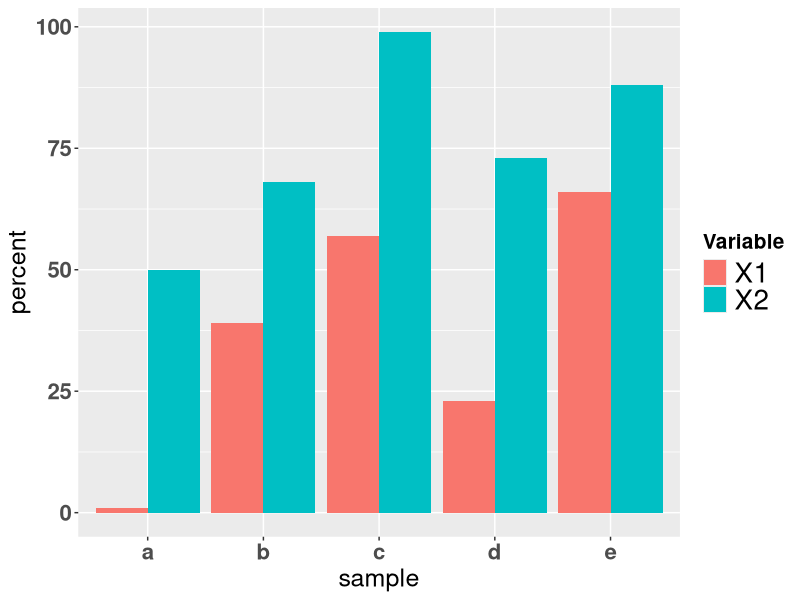

Generate this figure with R: (Note: this script raises an error after producing the figure.)
a <- data.frame(replicate(2,sample(0:100,5,rep=TRUE))) #####
b <- letters[1:5]                                      #####   create data frame     
dat <- data.frame(b,a)                                 #####

#     b X1 X2
#     a 60 33
#     b 58 35
#     c 65 51
#     d 38 56
#     e 66 10


library(ggplot2)
library(reshape)

dfm <- melt(dat)
ggplot(dfm,aes(x = b,y = value)) + 
geom_bar(position="dodge",stat="identity",aes(fill=variable)) + 
theme(axis.text.x=element_text(size=16,face="bold")
  , axis.title.x=element_text(size=18)
  , axis.text.y=element_text(size=16,face = "bold")
  , axis.title.y=element_text(size=18)
  , plot.title=element_text("Uns", size=20, face="bold", color="darkgreen")
  , legend.title = element_text(colour="black", size=15, face="bold")) +
labs(x = "sample",y="percent",label =FALSE) +
guides(fill=guide_legend(title="Variable",label.theme = element_text(angle = 0,size = 20))) +
ggsave("bar_plot.jpeg", width = 20, height = 20, units = "cm", dpi =1000)
